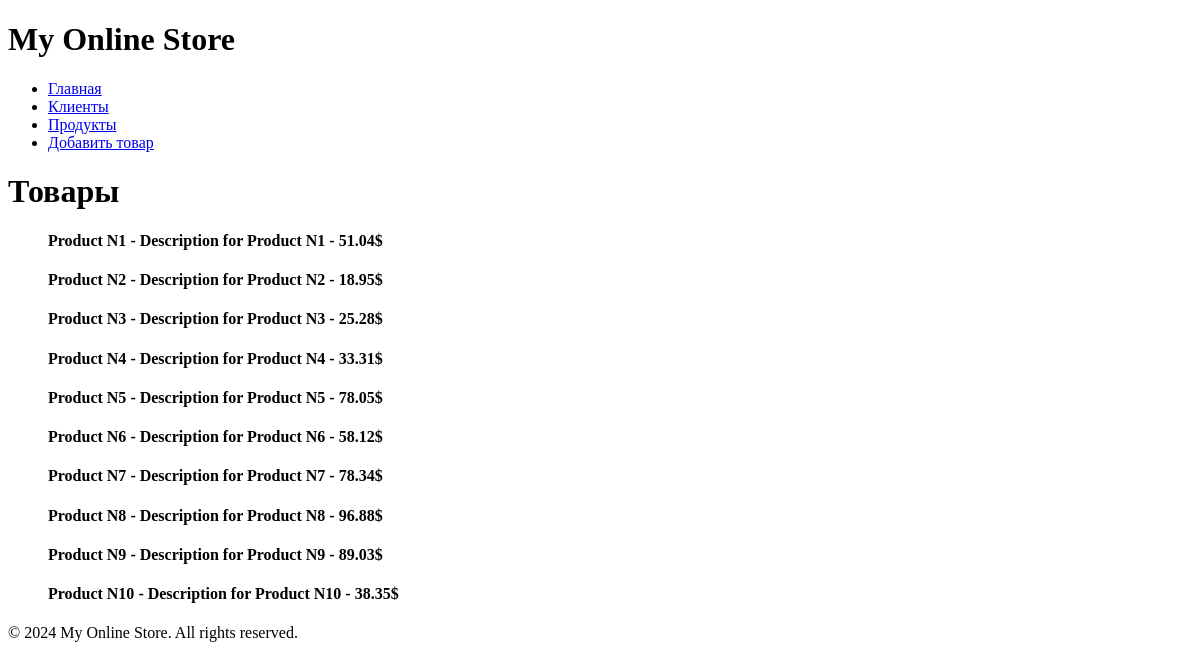
Before: /products/ with the older database file.
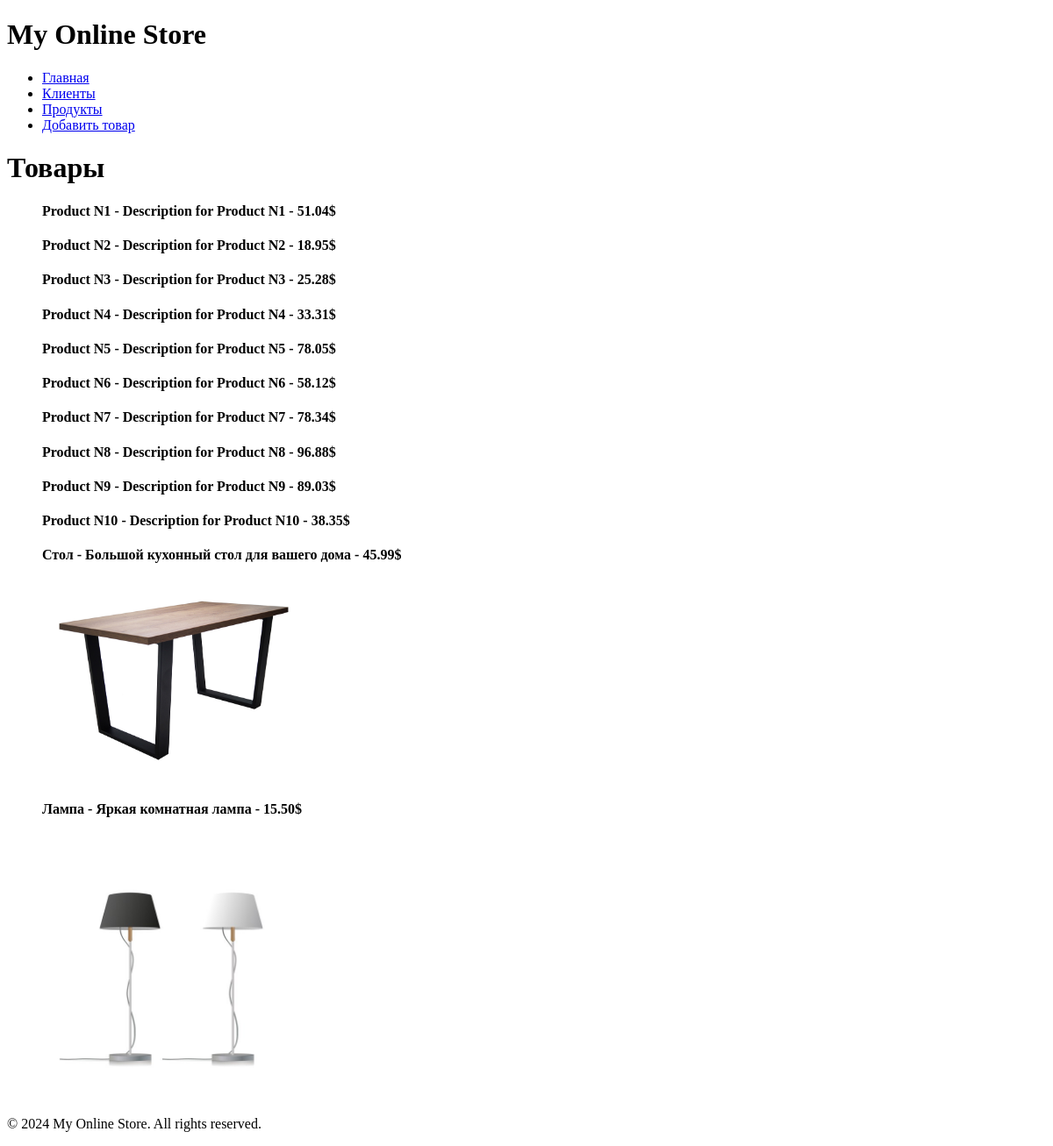
After: the same page with the newer database file.
### hwapp3/models.py (models this page shows, shortened)
class Product(models.Model):
    name = models.CharField(max_length=150)
    description = models.TextField()
    price = models.DecimalField(max_digits=8, decimal_places=2)
    count = models.PositiveSmallIntegerField(default=0)
    image = models.ImageField(upload_to='products/', blank=True, null=True)
    add_time = models.DateTimeField(auto_now_add=True)
    rating = models.DecimalField(default=5.0, max_digits=3, decimal_places=2)

### hwapp3/views.py (the view)
# urls.py: path('products/', views.all_products, name='products'),
def all_products(request):
    products = Product.objects.all()
    return render(request, 'hwapp3/products.html', {'products': products})

### hwapp3/templates/hwapp3/products.html (shortened to what this page needs)
{% extends 'base.html' %}
{% block content %}
<h1>Товары</h1>
<ul>
    {% for product in products %}
     <h4>{{ product.name }} - {{ product.description }} - {{ product.price }}$</h4>
    {% if product.image %}
            <img style="max-width: 300px; max-height: 300px; object-fit: cover;" src="{{ product.image.url }}" class="card-img-top img-fluid" alt="{{ product.name }}">
        {% endif %}
    {% endfor %}
</ul>
{% endblock %}

### templates/base.html (shortened to what this page needs)
<!DOCTYPE html>
<html lang="en">
<head>
</head>
<body>
    <header>
        <h1>My Online Store</h1>
        <nav>
            <ul>
                <li><a href="{% url 'index' %}">Главная</a></li>
                <li><a href="{% url 'list_clients' %}">Клиенты</a></li>
                <li><a href="{% url 'products' %}">Продукты</a></li>
                <li><a href="{% url 'product_form' %}">Добавить товар</a></li>
            </ul>
        </nav>
    </header>
    <main>
        {% block content %}
        {% endblock %}
    </main>
    <footer>
        <p>&copy; 2024 My Online Store. All rights reserved.</p>
    </footer>
</body>
</html>

Changed rows visible on the page:
added Product: name "Стол", description "Большой кухонный стол для вашего дома", price "45.99", image (picture)
added Product: name "Лампа", description "Яркая комнатная лампа", price "15.50", image (picture)
